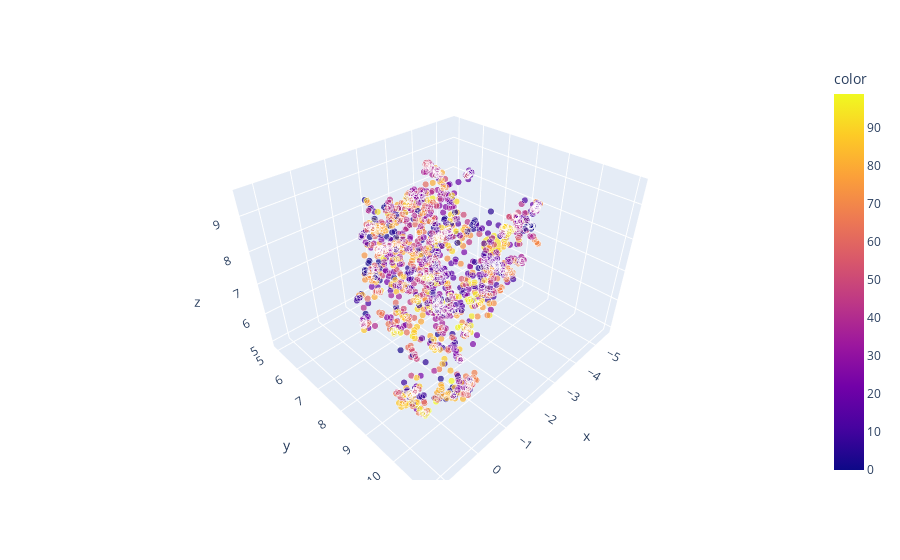

Notebook code for this chart:
### Code cell
sz = [1 for i in kmeans.labels_]
sz[0] = 10
fig = px.scatter_3d(x=text_reduced3[:, 0], y=text_reduced3[:, 1], z=text_reduced3[:, 2],
              color=kmeans.labels_, size=sz)
fig.show()

### Figure 1 — Plotly figure (JSON) as saved in the notebook; plotly's stock layout.template omitted (floating-point values rounded to 4 significant figures; data arrays with more than 128 entries replaced by an {"elided": "..."} marker saying what was removed)
{"data": [{"hovertemplate": "x=%{x}<br>y=%{y}<br>z=%{z}<br>size=%{marker.size}<br>color=%{marker.color}<extra></extra>", "legendgroup": "", "marker": {"color": {"elided": "1708 int values"}, "coloraxis": "coloraxis", "size": {"elided": "1708 int values"}, "sizemode": "area", "sizeref": 0.025, "symbol": "circle"}, "mode": "markers", "name": "", "scene": "scene", "showlegend": false, "type": "scatter3d", "x": {"elided": "1708 float values"}, "y": {"elided": "1708 float values"}, "z": {"elided": "1708 float values"}}], "layout": {"coloraxis": {"colorbar": {"title": {"text": "color"}}, "colorscale": [[0, "#0d0887"], [0.1111, "#46039f"], [0.2222, "#7201a8"], [0.3333, "#9c179e"], [0.4444, "#bd3786"], [0.5556, "#d8576b"], [0.6667, "#ed7953"], [0.7778, "#fb9f3a"], [0.8889, "#fdca26"], [1, "#f0f921"]]}, "legend": {"itemsizing": "constant", "tracegroupgap": 0}, "margin": {"t": 60}, "scene": {"domain": {"x": [0, 1], "y": [0, 1]}, "xaxis": {"title": {"text": "x"}}, "yaxis": {"title": {"text": "y"}}, "zaxis": {"title": {"text": "z"}}}}}
